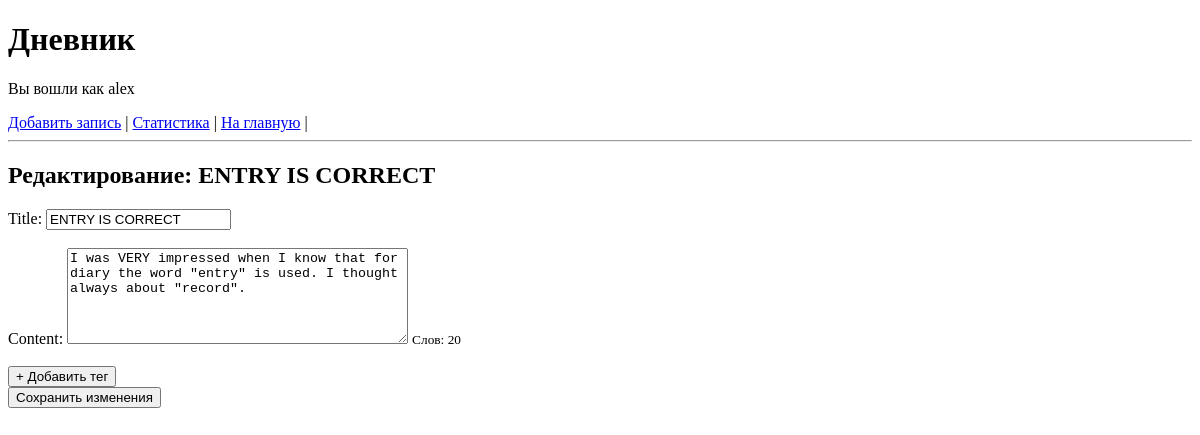
The app's page /records/entry-is-correct-20260226/edit/ (signed in), older data.
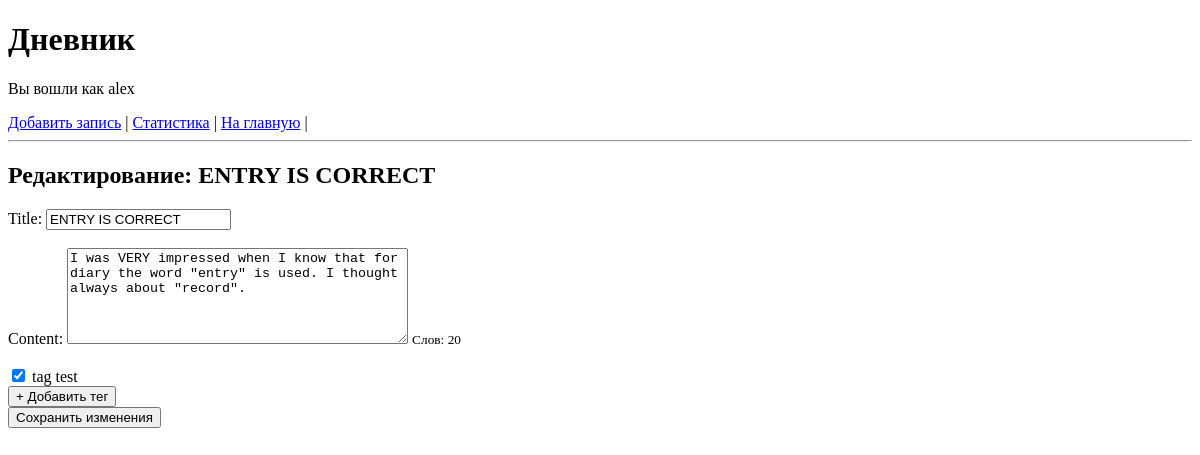
The same page, newer data.
### records/models.py (models this page shows, shortened)
class Tag(models.Model):
    name = models.CharField(max_length=100, unique=True)

### records/views.py (the view)
# urls.py: path('<slug:slug>/edit/', views.edit_record, name='edit_record'),
@login_required
def edit_record(request, slug):
    record = get_object_or_404(
        Record,
        slug=slug,
        user=request.user
    )
    if request.method == 'POST':
        form = RecordForm(request.POST, instance=record)
        if form.is_valid():
            record = form.save()
            new_tag_name = form.cleaned_data.get("new_tag")
            if new_tag_name:
                tag, created = Tag.objects.get_or_create(
                    name=new_tag_name.strip().lower()
                )
                record.tags.add(tag)
            return redirect('record', slug=record.slug)
    else:
        form = RecordForm(instance=record)
    return render(request, 'records/edit_record.html', {'form': form, 'record': record, 'all_tags': Tag.objects.all()})

### records/forms.py
class RecordForm(forms.ModelForm):
    new_tag = forms.CharField(
        required=False,
        widget=forms.TextInput(attrs={
            'class': 'form-control',
            'placeholder':'Добавить новый тег'
        })
    )
    class Meta:
        model = Record
        fields = ['title', 'content', 'tags']
        widgets = {
            'title': forms.TextInput(attrs={
                'class': 'form-control',
                'placeholder': 'Введи заголовок',
            }),
            'content': forms.Textarea(attrs={
                'class': 'form-control',
                'placeholder': 'Напишите запись...',
                'rows': 6
            }),
            'tags': forms.CheckboxSelectMultiple()
        }

### records/templates/records/edit_record.html (shortened to what this page needs)
{% extends "base.html" %}
{% block content %}
<h2>Редактирование: {{ record.title }}</h2>
<form method="post">
    <div>
        {{ form.title.label_tag }}
        {{ form.title }}
    </div>
    <br>
    <div>
        {{ form.content.label_tag }}
        {{ form.content }}
        <small>Слов: <span id="wordCount">0</span></small>
    </div>
    <br>
<div id="tags-container">
    {% for tag in record.tags.all %}
        <label style="display:block;">
            <input type="checkbox" name="tags" value="{{ tag.id }}" checked>
            {{ tag.name }}
        </label>
    {% endfor %}
</div>
    <button type="button" onclick="toggleTagPanel()">+ Добавить тег</button>
    <br>
    <button type="submit">Сохранить изменения</button>
</form>
{% endblock %}

Row changes from the older to the newer data that the page shows:
added Tag: name "tag test"
